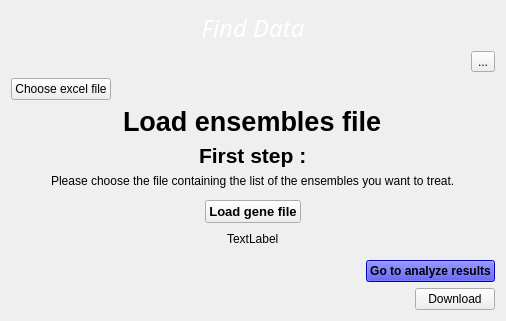
<?xml version="1.0" encoding="UTF-8"?>
<ui version="4.0">
 <class>WindowLoad</class>
 <widget class="QWidget" name="WindowLoad">
  <property name="geometry">
   <rect>
    <x>0</x>
    <y>0</y>
    <width>506</width>
    <height>321</height>
   </rect>
  </property>
  <property name="windowTitle">
   <string>Form</string>
  </property>
  <layout class="QVBoxLayout" name="verticalLayout">
   <item>
    <widget class="QLabel" name="labelFindData">
     <property name="font">
      <font>
       <family>Avenir Next</family>
       <pointsize>20</pointsize>
       <italic>true</italic>
      </font>
     </property>
     <property name="text">
      <string>&lt;!DOCTYPE HTML PUBLIC &quot;-//W3C//DTD HTML 4.0//EN&quot; &quot;http://www.w3.org/TR/REC-html40/strict.dtd&quot;&gt;
&lt;html&gt;&lt;head&gt;&lt;meta name=&quot;qrichtext&quot; content=&quot;1&quot; /&gt;&lt;style type=&quot;text/css&quot;&gt;
p, li { white-space: pre-wrap; }
&lt;/style&gt;&lt;/head&gt;&lt;body style=&quot; font-family:'Avenir Next'; font-size:20pt; font-weight:400; font-style:italic;&quot;&gt;
&lt;p align=&quot;center&quot; style=&quot; margin-top:12px; margin-bottom:12px; margin-left:0px; margin-right:0px; -qt-block-indent:0; text-indent:0px;&quot;&gt;&lt;span style=&quot; font-size:18pt; color:#ffffff;&quot;&gt;Find Data&lt;/span&gt;&lt;/p&gt;&lt;/body&gt;&lt;/html&gt;</string>
     </property>
    </widget>
   </item>
   <item alignment="Qt::AlignRight">
    <widget class="QToolButton" name="settingsButton">
     <property name="text">
      <string>...</string>
     </property>
     <property name="popupMode">
      <enum>QToolButton::DelayedPopup</enum>
     </property>
     <property name="toolButtonStyle">
      <enum>Qt::ToolButtonIconOnly</enum>
     </property>
     <property name="arrowType">
      <enum>Qt::NoArrow</enum>
     </property>
    </widget>
   </item>
   <item alignment="Qt::AlignLeft">
    <widget class="QPushButton" name="buttonChoose">
     <property name="text">
      <string>Choose excel file</string>
     </property>
    </widget>
   </item>
   <item alignment="Qt::AlignHCenter|Qt::AlignBottom">
    <widget class="QLabel" name="labelTitleLoad">
     <property name="font">
      <font>
       <family>Lucida Grande</family>
       <pointsize>20</pointsize>
       <weight>75</weight>
       <bold>true</bold>
      </font>
     </property>
     <property name="text">
      <string>Load ensembles file</string>
     </property>
    </widget>
   </item>
   <item alignment="Qt::AlignHCenter|Qt::AlignBottom">
    <widget class="QLabel" name="labelFristStep">
     <property name="font">
      <font>
       <family>Lucida Grande</family>
       <pointsize>16</pointsize>
       <weight>75</weight>
       <bold>true</bold>
      </font>
     </property>
     <property name="text">
      <string>First step :</string>
     </property>
    </widget>
   </item>
   <item alignment="Qt::AlignHCenter|Qt::AlignTop">
    <widget class="QLabel" name="labelFirstStapeExp">
     <property name="text">
      <string>Please choose the file containing the list of the ensembles you want to treat.</string>
     </property>
    </widget>
   </item>
   <item alignment="Qt::AlignHCenter">
    <widget class="QPushButton" name="buttonLoadDirectlyFile">
     <property name="font">
      <font>
       <family>Lucida Grande</family>
       <pointsize>10</pointsize>
       <weight>75</weight>
       <bold>true</bold>
      </font>
     </property>
     <property name="text">
      <string>Load gene file</string>
     </property>
    </widget>
   </item>
   <item alignment="Qt::AlignHCenter">
    <widget class="QLabel" name="labelFileSelected">
     <property name="text">
      <string>TextLabel</string>
     </property>
    </widget>
   </item>
   <item>
    <spacer name="verticalSpacer">
     <property name="orientation">
      <enum>Qt::Vertical</enum>
     </property>
     <property name="sizeType">
      <enum>QSizePolicy::Preferred</enum>
     </property>
     <property name="sizeHint" stdset="0">
      <size>
       <width>20</width>
       <height>5</height>
      </size>
     </property>
    </spacer>
   </item>
   <item alignment="Qt::AlignRight|Qt::AlignBottom">
    <widget class="QPushButton" name="buttonGoToAnalyzeRes">
     <property name="palette">
      <palette>
       <active>
        <colorrole role="WindowText">
         <brush brushstyle="SolidPattern">
          <color alpha="255">
           <red>0</red>
           <green>0</green>
           <blue>0</blue>
          </color>
         </brush>
        </colorrole>
        <colorrole role="Button">
         <brush brushstyle="SolidPattern">
          <color alpha="255">
           <red>0</red>
           <green>0</green>
           <blue>255</blue>
          </color>
         </brush>
        </colorrole>
        <colorrole role="Light">
         <brush brushstyle="SolidPattern">
          <color alpha="255">
           <red>127</red>
           <green>127</green>
           <blue>255</blue>
          </color>
         </brush>
        </colorrole>
        <colorrole role="Midlight">
         <brush brushstyle="SolidPattern">
          <color alpha="255">
           <red>63</red>
           <green>63</green>
           <blue>255</blue>
          </color>
         </brush>
        </colorrole>
        <colorrole role="Dark">
         <brush brushstyle="SolidPattern">
          <color alpha="255">
           <red>0</red>
           <green>0</green>
           <blue>127</blue>
          </color>
         </brush>
        </colorrole>
        <colorrole role="Mid">
         <brush brushstyle="SolidPattern">
          <color alpha="255">
           <red>0</red>
           <green>0</green>
           <blue>170</blue>
          </color>
         </brush>
        </colorrole>
        <colorrole role="Text">
         <brush brushstyle="SolidPattern">
          <color alpha="255">
           <red>0</red>
           <green>0</green>
           <blue>0</blue>
          </color>
         </brush>
        </colorrole>
        <colorrole role="BrightText">
         <brush brushstyle="SolidPattern">
          <color alpha="255">
           <red>255</red>
           <green>255</green>
           <blue>255</blue>
          </color>
         </brush>
        </colorrole>
        <colorrole role="ButtonText">
         <brush brushstyle="SolidPattern">
          <color alpha="255">
           <red>0</red>
           <green>0</green>
           <blue>0</blue>
          </color>
         </brush>
        </colorrole>
        <colorrole role="Base">
         <brush brushstyle="SolidPattern">
          <color alpha="255">
           <red>255</red>
           <green>255</green>
           <blue>255</blue>
          </color>
         </brush>
        </colorrole>
        <colorrole role="Window">
         <brush brushstyle="SolidPattern">
          <color alpha="255">
           <red>0</red>
           <green>0</green>
           <blue>255</blue>
          </color>
         </brush>
        </colorrole>
        <colorrole role="Shadow">
         <brush brushstyle="SolidPattern">
          <color alpha="255">
           <red>0</red>
           <green>0</green>
           <blue>0</blue>
          </color>
         </brush>
        </colorrole>
        <colorrole role="AlternateBase">
         <brush brushstyle="SolidPattern">
          <color alpha="255">
           <red>127</red>
           <green>127</green>
           <blue>255</blue>
          </color>
         </brush>
        </colorrole>
        <colorrole role="ToolTipBase">
         <brush brushstyle="SolidPattern">
          <color alpha="255">
           <red>255</red>
           <green>255</green>
           <blue>220</blue>
          </color>
         </brush>
        </colorrole>
        <colorrole role="ToolTipText">
         <brush brushstyle="SolidPattern">
          <color alpha="255">
           <red>0</red>
           <green>0</green>
           <blue>0</blue>
          </color>
         </brush>
        </colorrole>
       </active>
       <inactive>
        <colorrole role="WindowText">
         <brush brushstyle="SolidPattern">
          <color alpha="255">
           <red>0</red>
           <green>0</green>
           <blue>0</blue>
          </color>
         </brush>
        </colorrole>
        <colorrole role="Button">
         <brush brushstyle="SolidPattern">
          <color alpha="255">
           <red>0</red>
           <green>0</green>
           <blue>255</blue>
          </color>
         </brush>
        </colorrole>
        <colorrole role="Light">
         <brush brushstyle="SolidPattern">
          <color alpha="255">
           <red>127</red>
           <green>127</green>
           <blue>255</blue>
          </color>
         </brush>
        </colorrole>
        <colorrole role="Midlight">
         <brush brushstyle="SolidPattern">
          <color alpha="255">
           <red>63</red>
           <green>63</green>
           <blue>255</blue>
          </color>
         </brush>
        </colorrole>
        <colorrole role="Dark">
         <brush brushstyle="SolidPattern">
          <color alpha="255">
           <red>0</red>
           <green>0</green>
           <blue>127</blue>
          </color>
         </brush>
        </colorrole>
        <colorrole role="Mid">
         <brush brushstyle="SolidPattern">
          <color alpha="255">
           <red>0</red>
           <green>0</green>
           <blue>170</blue>
          </color>
         </brush>
        </colorrole>
        <colorrole role="Text">
         <brush brushstyle="SolidPattern">
          <color alpha="255">
           <red>0</red>
           <green>0</green>
           <blue>0</blue>
          </color>
         </brush>
        </colorrole>
        <colorrole role="BrightText">
         <brush brushstyle="SolidPattern">
          <color alpha="255">
           <red>255</red>
           <green>255</green>
           <blue>255</blue>
          </color>
         </brush>
        </colorrole>
        <colorrole role="ButtonText">
         <brush brushstyle="SolidPattern">
          <color alpha="255">
           <red>0</red>
           <green>0</green>
           <blue>0</blue>
          </color>
         </brush>
        </colorrole>
        <colorrole role="Base">
         <brush brushstyle="SolidPattern">
          <color alpha="255">
           <red>255</red>
           <green>255</green>
           <blue>255</blue>
          </color>
         </brush>
        </colorrole>
        <colorrole role="Window">
         <brush brushstyle="SolidPattern">
          <color alpha="255">
           <red>0</red>
           <green>0</green>
           <blue>255</blue>
          </color>
         </brush>
        </colorrole>
        <colorrole role="Shadow">
         <brush brushstyle="SolidPattern">
          <color alpha="255">
           <red>0</red>
           <green>0</green>
           <blue>0</blue>
          </color>
         </brush>
        </colorrole>
        <colorrole role="AlternateBase">
         <brush brushstyle="SolidPattern">
          <color alpha="255">
           <red>127</red>
           <green>127</green>
           <blue>255</blue>
          </color>
         </brush>
        </colorrole>
        <colorrole role="ToolTipBase">
         <brush brushstyle="SolidPattern">
          <color alpha="255">
           <red>255</red>
           <green>255</green>
           <blue>220</blue>
          </color>
         </brush>
        </colorrole>
        <colorrole role="ToolTipText">
         <brush brushstyle="SolidPattern">
          <color alpha="255">
           <red>0</red>
           <green>0</green>
           <blue>0</blue>
          </color>
         </brush>
        </colorrole>
       </inactive>
       <disabled>
        <colorrole role="WindowText">
         <brush brushstyle="SolidPattern">
          <color alpha="255">
           <red>0</red>
           <green>0</green>
           <blue>127</blue>
          </color>
         </brush>
        </colorrole>
        <colorrole role="Button">
         <brush brushstyle="SolidPattern">
          <color alpha="255">
           <red>0</red>
           <green>0</green>
           <blue>255</blue>
          </color>
         </brush>
        </colorrole>
        <colorrole role="Light">
         <brush brushstyle="SolidPattern">
          <color alpha="255">
           <red>127</red>
           <green>127</green>
           <blue>255</blue>
          </color>
         </brush>
        </colorrole>
        <colorrole role="Midlight">
         <brush brushstyle="SolidPattern">
          <color alpha="255">
           <red>63</red>
           <green>63</green>
           <blue>255</blue>
          </color>
         </brush>
        </colorrole>
        <colorrole role="Dark">
         <brush brushstyle="SolidPattern">
          <color alpha="255">
           <red>0</red>
           <green>0</green>
           <blue>127</blue>
          </color>
         </brush>
        </colorrole>
        <colorrole role="Mid">
         <brush brushstyle="SolidPattern">
          <color alpha="255">
           <red>0</red>
           <green>0</green>
           <blue>170</blue>
          </color>
         </brush>
        </colorrole>
        <colorrole role="Text">
         <brush brushstyle="SolidPattern">
          <color alpha="255">
           <red>0</red>
           <green>0</green>
           <blue>127</blue>
          </color>
         </brush>
        </colorrole>
        <colorrole role="BrightText">
         <brush brushstyle="SolidPattern">
          <color alpha="255">
           <red>255</red>
           <green>255</green>
           <blue>255</blue>
          </color>
         </brush>
        </colorrole>
        <colorrole role="ButtonText">
         <brush brushstyle="SolidPattern">
          <color alpha="255">
           <red>0</red>
           <green>0</green>
           <blue>127</blue>
          </color>
         </brush>
        </colorrole>
        <colorrole role="Base">
         <brush brushstyle="SolidPattern">
          <color alpha="255">
           <red>0</red>
           <green>0</green>
           <blue>255</blue>
          </color>
         </brush>
        </colorrole>
        <colorrole role="Window">
         <brush brushstyle="SolidPattern">
          <color alpha="255">
           <red>0</red>
           <green>0</green>
           <blue>255</blue>
          </color>
         </brush>
        </colorrole>
        <colorrole role="Shadow">
         <brush brushstyle="SolidPattern">
          <color alpha="255">
           <red>0</red>
           <green>0</green>
           <blue>0</blue>
          </color>
         </brush>
        </colorrole>
        <colorrole role="AlternateBase">
         <brush brushstyle="SolidPattern">
          <color alpha="255">
           <red>0</red>
           <green>0</green>
           <blue>255</blue>
          </color>
         </brush>
        </colorrole>
        <colorrole role="ToolTipBase">
         <brush brushstyle="SolidPattern">
          <color alpha="255">
           <red>255</red>
           <green>255</green>
           <blue>220</blue>
          </color>
         </brush>
        </colorrole>
        <colorrole role="ToolTipText">
         <brush brushstyle="SolidPattern">
          <color alpha="255">
           <red>0</red>
           <green>0</green>
           <blue>0</blue>
          </color>
         </brush>
        </colorrole>
       </disabled>
      </palette>
     </property>
     <property name="font">
      <font>
       <family>Lucida Grande</family>
       <weight>75</weight>
       <bold>true</bold>
      </font>
     </property>
     <property name="text">
      <string>Go to analyze results</string>
     </property>
    </widget>
   </item>
   <item alignment="Qt::AlignRight|Qt::AlignBottom">
    <widget class="QPushButton" name="next">
     <property name="text">
      <string>Download</string>
     </property>
    </widget>
   </item>
  </layout>
 </widget>
 <resources/>
 <connections/>
</ui>
